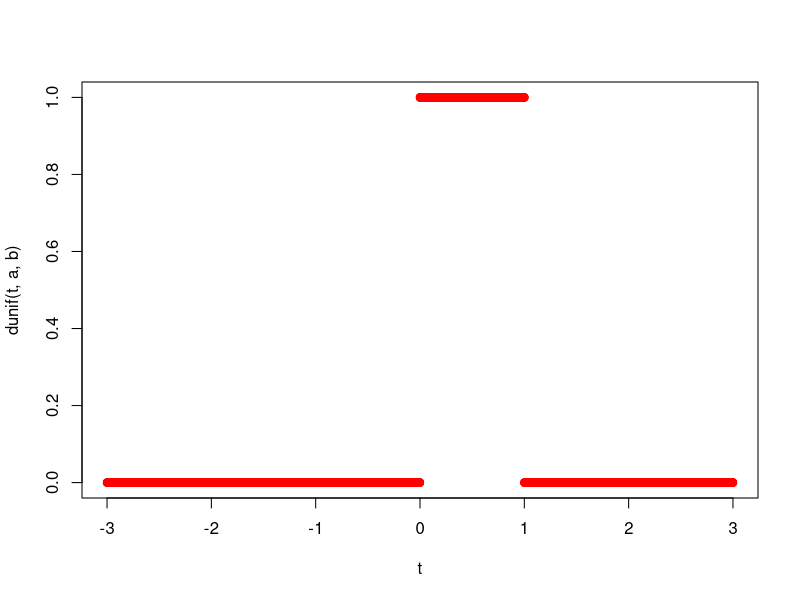
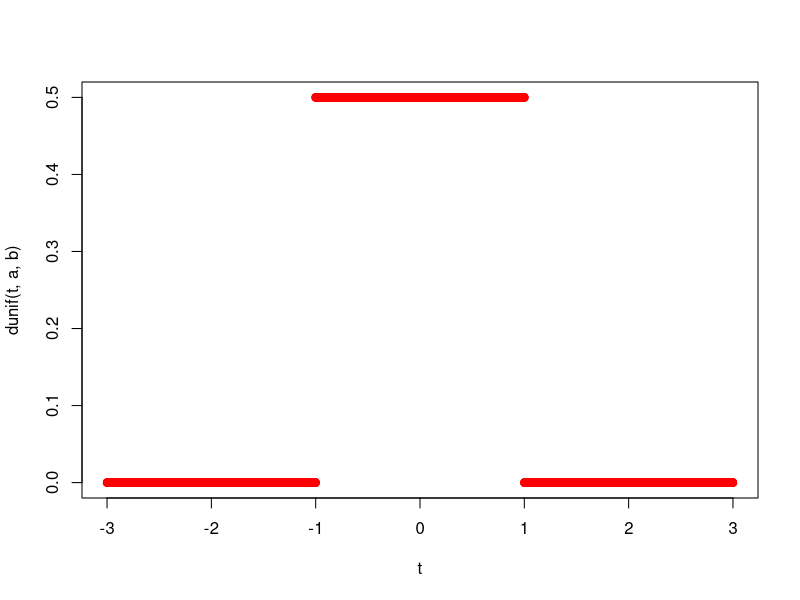
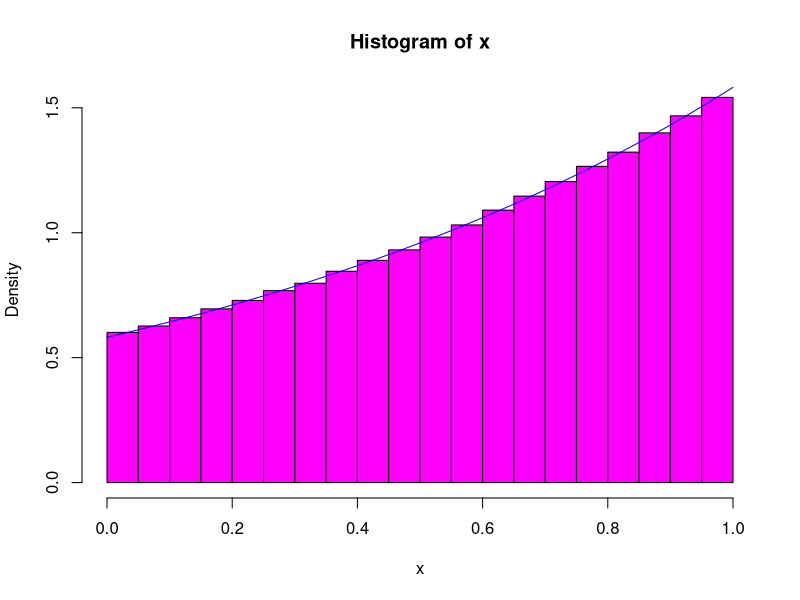
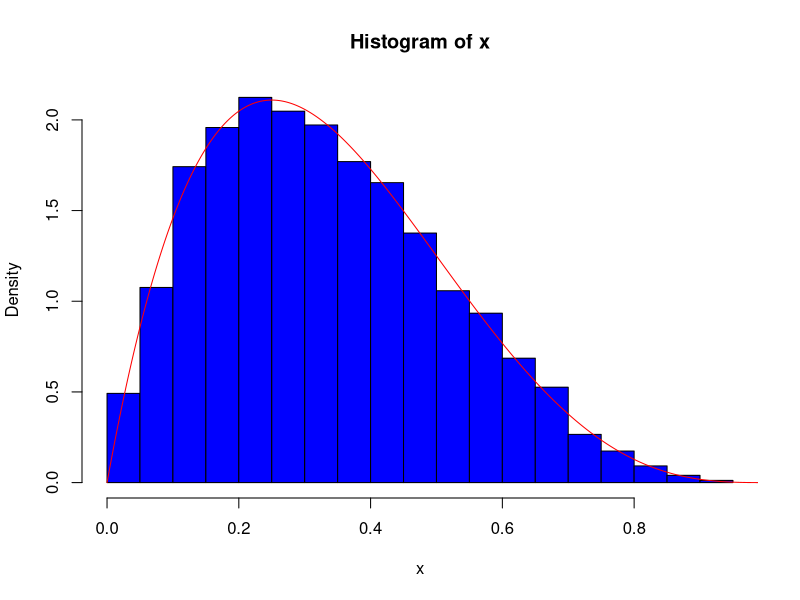
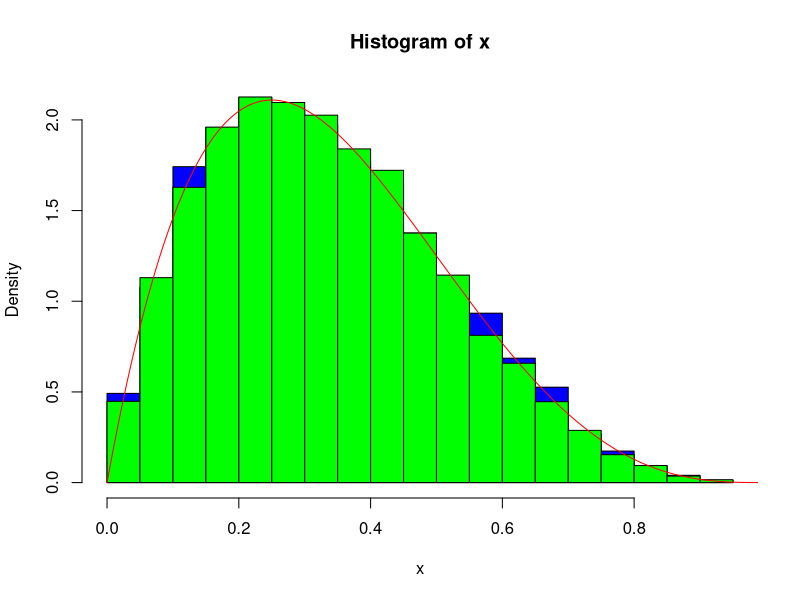
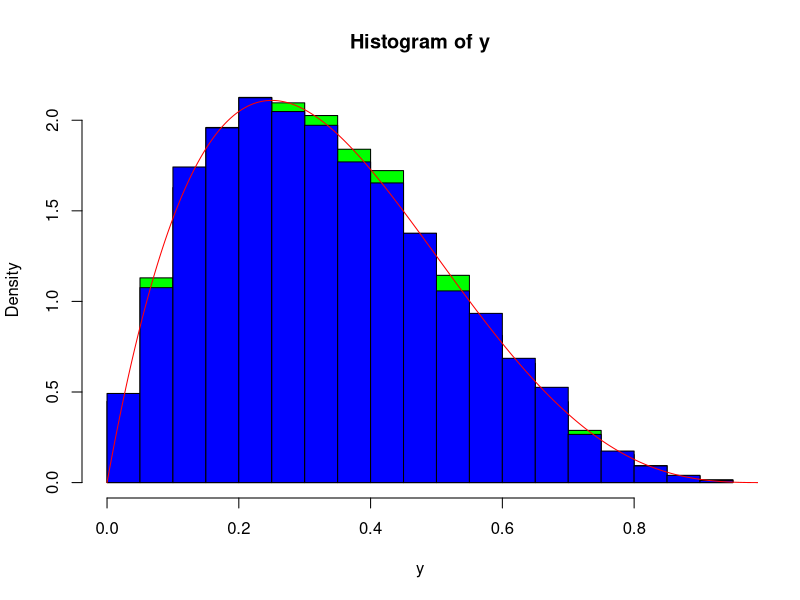
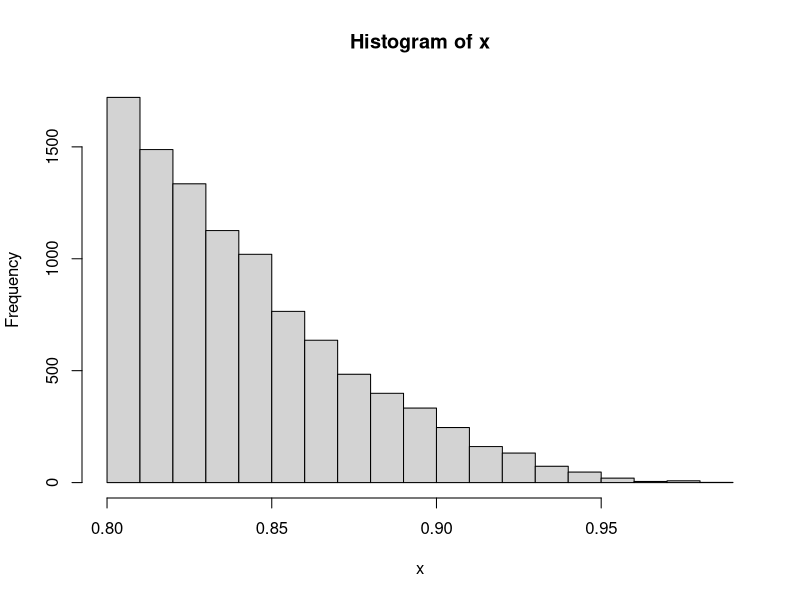
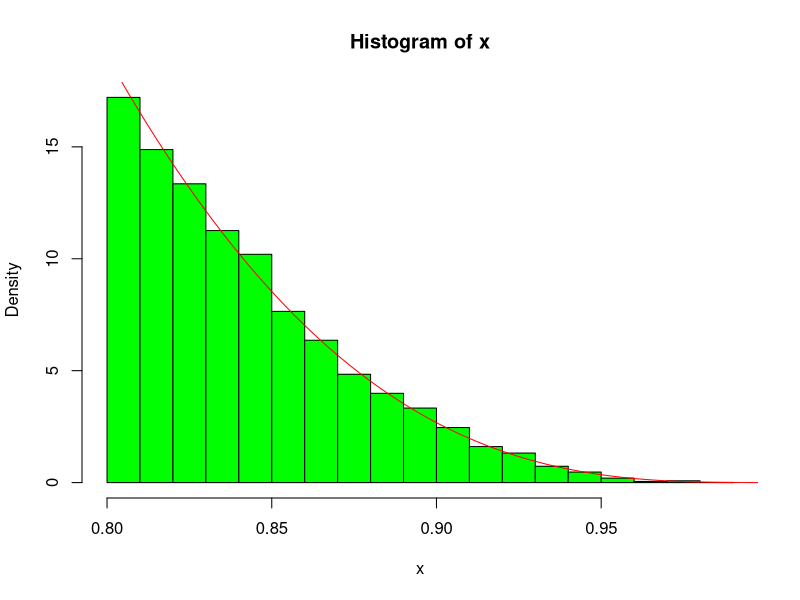

These charts were generated, in order, by the following R code:
# Statistica Lab9-311

#Lucru cu metoda respingerii
#Reamintim repartitia uniforma pe (a,b)
#f(x)=1/(b-a), x in intervalul (a,b)
a <- 0
b <- 1
t <- seq(-3,3,0.001)
plot(t,dunif(t,a,b),col="red")
a <- -1
b <- 1
plot(t,dunif(t,a,b),col="red")

#Aplicam metoda respingerii pentru a genera o valoare din X cu f(x)=e^x/e-1, 0<=x<=1
#Vrem si un contor care sa numere de cate iteratii a fost nevoie pentru a genera un x
f_resp <- function(v=1)
{#contor
  k <- 1
  u1 <- runif(1)
  u2 <- runif(1)
  while(u2>exp(u1-1)){
    u1 <- runif(1)
    u2 <- runif(1)
    k <- k+1
  }
  x <- u1
  return(c(x,k))
}

f_resp()

#Vrem o functie care genereaza n valori din X
n <- 10^6
f_resp_n <- function(n)
{
  y <- sapply(1:n,f_resp) 
  y
}
m <- f_resp_n(n)
x <- m[1,]
k <- m[2,]
hist(x,freq=F,col="magenta")
f_dens <- function(x)
{
  exp(x)/(exp(1)-1)
}
t <- seq(0,1,0.001)
lines(t,f_dens(t),col="blue")

#media vectorului de contoare
medie <- mean(k)
exp(1)/(exp(1)-1)




#Generam o valoare din repartitia Beta(2,4)
fbeta <- function()
{
  #ok este o "variabila semafor" pentru iesirea din while
  ok <- F
  #k imi numara de cate iteratii e nevoie pentru generarea lui x
  k <- 0
  while(ok==F)
  {
    u <- runif(2)
    #echivalent cu u1 <- runif(1) si u2 <- runif(1)
    if(u[2]<=256/27*u[1]*(1-u[1])^3) {
      x <- u[1]
      ok <- T
    }
    k <- k+1
  }  
  return(c(x,k)) 
}

fbeta()

fbeta_n <- function(n)
{
  x <- c()
  k <- c()
  for(i in 1:n) {
    a <- fbeta()
    x <-c(x,a[1])
    k <- c(k,a[2])
  } 
  
  #Putem face ca la fbeta sa returnam concatenarea dintre x si k dar
  #trebuie sa avem grija la indici
  return(c(x,k))
}

fbeta_n(10^4)
#O imbunatatire ar fi sa concatenam x si k intr-o forma matriceala
# Functiile rbind() si cbind()

v1 <- 1:3
v2 <- 4:6
m1 <- rbind(v1,v2)
m2 <- cbind(v1,v2)

#vreau sa extrag prima linie
m1[1,]

#prima linie si coloanele 1 si 3
m1[1,c(1,3)]
#sau 
m1[1,-2]

m1[1,-c(1,2)]

#################################################

#Revenim la simulare

fbeta_n_nou <- function(n)
{
  x <- c()
  k <- c()
  for(i in 1:n) {
    a <- fbeta()
    x <-c(x,a[1])
    k <- c(k,a[2])
  } 
  
  #Putem face ca la fbeta sa returnam concatenarea dintre x si k dar
  #trebuie sa avem grija la indici
  return(rbind(x,k))
}

#Valori
m <- fbeta_n_nou(10^4)
x <- m[1,]
k <- m[2,]
medie_incercari <- sum(k)/10^4
t <- seq(0,1,0.001)
hist(x,freq=F,col="blue")
lines(t,dbeta(t,2,4),col="red")

y <- rbeta(10^4,2,4)

hist(x,freq=F,col="blue")
hist(y,freq=F,col="green",add=T)
lines(t,dbeta(t,2,4),col="red")

hist(y,freq=F,col="green")
hist(x,freq=F,col="blue",add=T)
lines(t,dbeta(t,2,4),col="red")

#Scrieti o functie care genereaza o valoare din repartitia de mai sus
#f(x)=10^6/336*x*(1-x)^3
f_respingere <-function()
{
  #folosim variabila booleana ok ca "variabila semafor" pentru iesirea din bucla
  ok <- F
  #k este contorul pentru nr de iteratii necesare pentru generarea lui x
  k <- 0
  while(ok==F)
  {
    y <- runif(1,0.8,1)
    u <- runif(1)
    if(u<=625/4*y*(1-y)^3) {
      x <- y
      ok <- T
    }
    k <- k+1
  }
  
  return(c(x,k))
}
f_respingere()


#Sa scrie o functie care genereaza n valori din repartitia de mai sus

f_respingere_n <- function(n)
{ 
  x <- c()
  k <- c()
  for(i in 1:n) {
    a <- f_respingere()
    x <- c(x,a[1])
    k <- c(k,a[2])
  }
  #vom concatena cu functia rbind()
  return(rbind(x,k))
}

m <- f_respingere_n(10^4)

m[,1:5]
x <- m[1,]
k <- m[2,]
medie_incercari <- sum(k)/10^4
hist(x)

#Sa se scrie o functie care se comporta ca densitatea de mai sus
f1 <- function(x)
{
  10^6/336*x*(1-x)^3
}

t <- seq(0.8,1,0.001)

hist(x,freq=F,col="green")
lines(t,f1(t),col="red")

#TEMA: Rescrieti functia de mai sus astfel incat sa nu se mai bazeze pe apelul 
#functiei f_respingere

#TEMA: Rescrieti functia fbeta_n astfel incat sa genereze n valori
#folosind un algoritm care nu mai apeleaza functia fbeta

#Tema: FOlositi metoda respingerii pentru a genera n valori dintr-o v.a. discreta
# data de valorile -5:4 cu probabilitatile (1/50,2/50,10/50,11/50,9/50,1/50,1/50,3/50,3/50,3/50)